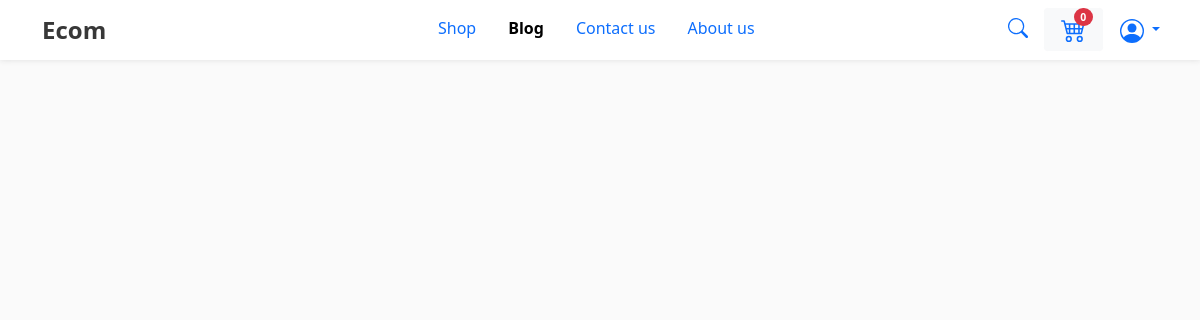
/posts/, run on an earlier commit of the app's database.
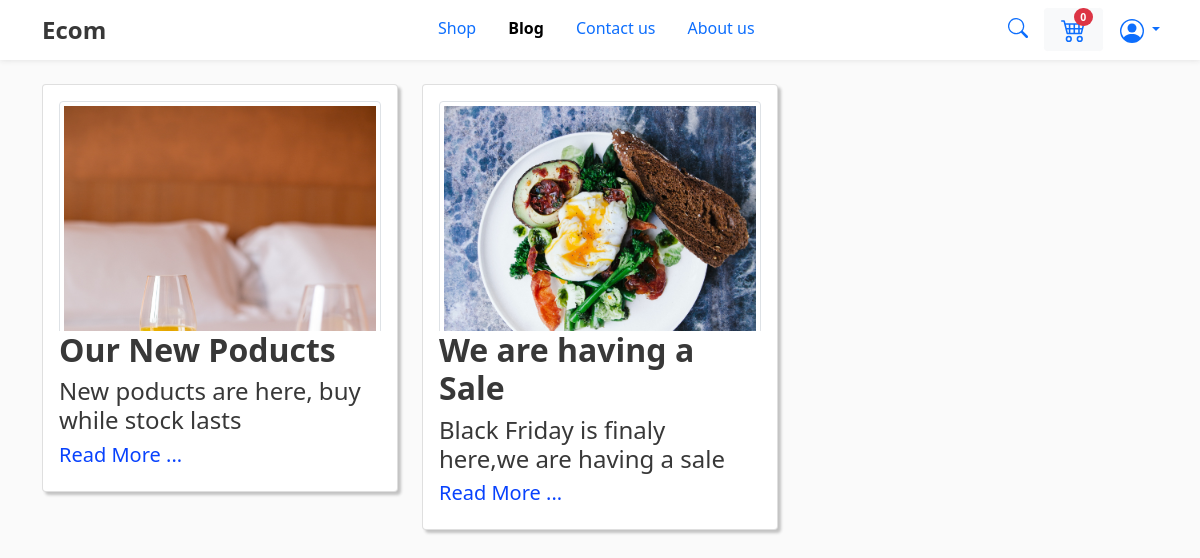
And on a later commit of the database.
### shop/models.py (models this page shows, shortened)
class Blog(models.Model):
    thumbnail = models.ImageField()
    date_created = models.DateField(auto_now=True)
    title = models.CharField(max_length=200)
    subtitle = models.CharField(max_length=200)
    body = HTMLField()

### shop/views.py (the view)
# urls.py: path("posts/", views.posts, name ="posts"),
def posts(request):
    posts = Blog.objects.all().order_by("-date_created")
    context = {"posts":posts}
    return render(request,"shop/blog_list.html",context)

### shop/context_processors.py (called while the page is built)
def cartItems(request):
    if request.user.is_authenticated:
        customer = request.user.customer
        order , created = Order.objects.get_or_create(customer = customer, complete = False)
        cartItems = order.get_cart_items
        return {"cartItems":cartItems}
    else:
        return {}

### shop/templates/shop/blog_list.html (shortened to what this page needs)
{% extends 'shop/main.html' %}
{% load static %}
{% load bootstrap5 %}
{% block content %}
<br>
<div class="container">
   <div class="row">
      {% for post in posts %}
      <div class="col col-sm-4">
         <div class="card card-body" style="margin-bottom: 0.4cm;box-shadow:3px 3px 3px rgb(194, 194, 194)">
            <div class="img-wrapper" style="overflow:hidden;height: 230px;">
               <img class="img-thumbnail" src="{{post.thumbnail.url}}">
            </div>
            <h2> <strong>{{post.title}} </strong> </h2>
            <h4>{{post.subtitle}}</h4>
            <a style="text-decoration: none;" href="{% url 'shop:read_post' post.id %}"><h5 style="color: rgb(8, 66, 253);"> Read More ...</h5></a>
         </div>
      </div>
      {% endfor %}
   </div>
</div>
{% endblock content %}

What changed in the data, as far as the page shows it:
added Blog: thumbnail (picture), title "Our New Poducts", subtitle "New poducts are here, buy while stock lasts"
added Blog: thumbnail (picture), title "We are having a Sale", subtitle "Black Friday is finaly here,we are having a sale"
